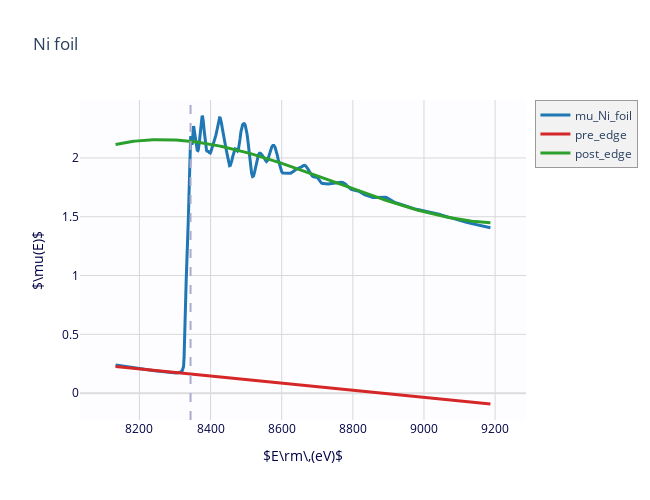
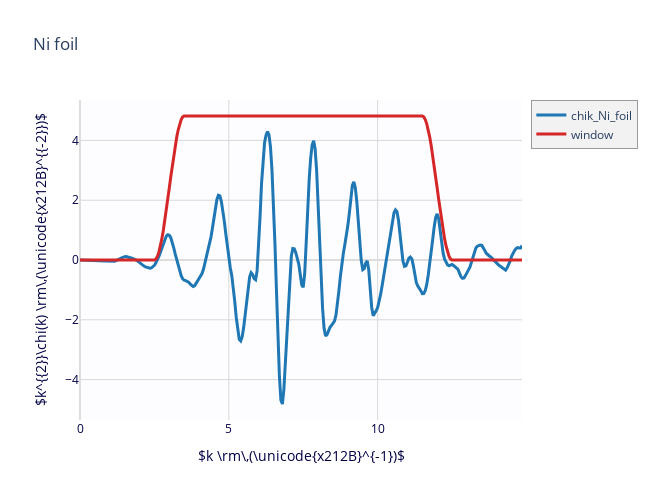
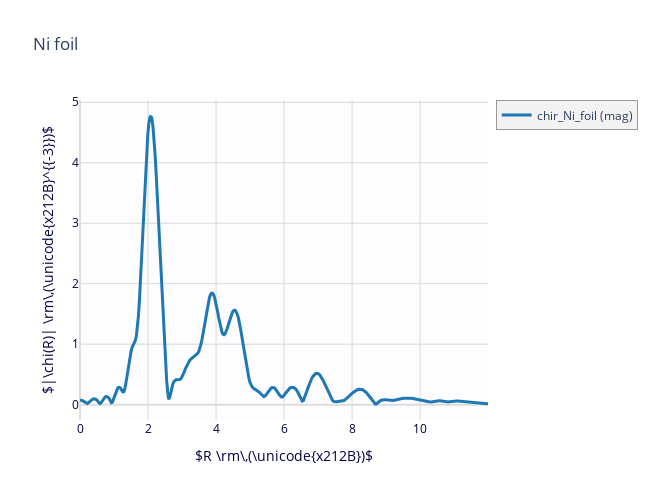
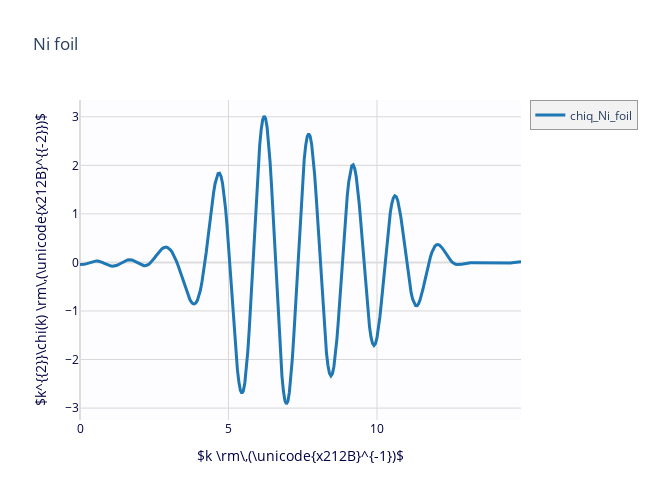

The notebook cell saved with these charts, in order:
### Markdown cell above
## 2: do fourier transform and plot all

## pre-process experimental data, prepare for fitting

### Code cell
sam_all_figs = {key_i: {} for key_i in datalist}

# Parameters, please check the next cell to see what these parameters mean.
kmin = 3
kmax = 12
kweight = 2

dk = 1
rmin = 1
rmax = 3
rmax_out = 12
window = 'hanning'

for key_i in datalist:
    xftf(data[key_i], kmin=kmin, kmax=kmax, kweight=kweight, dk=dk, window=window, rmax_out=rmax_out)
    xftr(data[key_i], rmin=rmin, rmax=rmax, dr=0, window=window)

    sam_all_figs[key_i]['mu']   = plot_mu(data[key_i], show_norm=False, show_flat=False, show_e0=True, show_pre=True, show_post=True, label=f'mu_{key_i}')
    sam_all_figs[key_i]['chik'] = plot_chik(data[key_i], kweight=kweight, label=f'chik_{key_i}')
    sam_all_figs[key_i]['chir'] = plot_chir(data[key_i], label=f'chir_{key_i}', show_window=False)
    sam_all_figs[key_i]['chiq'] = plot_chiq(data[key_i], label=f'chiq_{key_i}', show_chik=False, show_window=False)

# Optional overlay plots
# plot_traces(sam_all_figs['PH_2']['chiq'], sam_all_figs['PH_3']['chiq'])

### Figure 1 — Plotly figure (JSON) as saved in the notebook; plotly's stock layout.template omitted (floating-point values rounded to 4 significant figures; data arrays with more than 128 entries replaced by an {"elided": "..."} marker saying what was removed)
{"data": [{"line": {"color": "#1f77b4", "width": 3}, "name": "mu_Ni_foil", "type": "scatter", "uid": "1a01b8aa-6457-4d0a-bef2-22505b62d9dd", "x": {"elided": "463 float values"}, "y": {"elided": "463 float values"}}, {"line": {"color": "#d62728", "width": 3}, "name": "pre_edge", "type": "scatter", "uid": "f9b6aed7-90cd-43c0-9948-862dc4261e93", "x": {"elided": "463 float values"}, "y": {"elided": "463 float values"}}, {"line": {"color": "#2ca02c", "width": 3}, "name": "post_edge", "type": "scatter", "uid": "02f58772-2b39-45bb-8595-15161baf3a53", "x": {"elided": "463 float values"}, "y": {"elided": "463 float values"}}], "layout": {"height": 500, "hovermode": "closest", "legend": {"bgcolor": "#F2F2F2", "borderwidth": 0.5}, "plot_bgcolor": "#FDFDFF", "shapes": [{"line": {"color": "#AAC", "dash": "dash", "width": 2}, "type": "line", "x0": 8344.0, "x1": 8344.0, "xref": "x", "y0": 0, "y1": 1, "yref": "y domain"}], "showlegend": true, "title": {"text": "Ni foil"}, "width": 650, "xaxis": {"color": "#004", "gridcolor": "#D8D8D8", "range": [8033.0, 9287.0], "showgrid": true, "title": {"text": "$E\\rm\\,(eV)$"}, "zerolinecolor": "#DDD"}, "yaxis": {"color": "#004", "gridcolor": "#D8D8D8", "showgrid": true, "title": {"text": "$\\mu(E)$"}, "zerolinecolor": "#DDD"}}}

### Figure 2 — Plotly figure (JSON) as saved in the notebook; plotly's stock layout.template omitted (floating-point values rounded to 4 significant figures; data arrays with more than 128 entries replaced by an {"elided": "..."} marker saying what was removed)
{"data": [{"line": {"color": "#1f77b4", "width": 3}, "name": "chik_Ni_foil", "type": "scatter", "uid": "9ff3388c-8e50-4ad9-8839-82879d91ba0f", "x": {"elided": "298 float values"}, "y": {"elided": "298 float values"}}, {"line": {"color": "#d62728", "width": 3}, "name": "window", "type": "scatter", "uid": "253089e7-8575-4a20-9067-001fe3c9d010", "x": {"elided": "298 float values"}, "y": {"elided": "298 float values"}}], "layout": {"height": 500, "hovermode": "closest", "legend": {"bgcolor": "#F2F2F2", "borderwidth": 0.5}, "plot_bgcolor": "#FDFDFF", "showlegend": true, "title": {"text": "Ni foil"}, "width": 650, "xaxis": {"color": "#004", "gridcolor": "#D8D8D8", "range": [0, null], "showgrid": true, "title": {"text": "$k \\rm\\,(\\unicode{x212B}^{-1})$"}, "zerolinecolor": "#DDD"}, "yaxis": {"color": "#004", "gridcolor": "#D8D8D8", "showgrid": true, "title": {"text": "$k^{{2}}\\chi(k) \\rm\\,(\\unicode{x212B}^{{-2}})$"}, "zerolinecolor": "#DDD"}}}

### Figure 3 — Plotly figure (JSON) as saved in the notebook; plotly's stock layout.template omitted (floating-point values rounded to 4 significant figures; data arrays with more than 128 entries replaced by an {"elided": "..."} marker saying what was removed)
{"data": [{"line": {"color": "#1f77b4", "width": 3}, "name": "chir_Ni_foil (mag)", "type": "scatter", "uid": "f059b358-7a03-476f-ace8-d18d49413154", "x": {"elided": "392 float values"}, "y": {"elided": "392 float values"}}], "layout": {"height": 500, "hovermode": "closest", "legend": {"bgcolor": "#F2F2F2", "borderwidth": 0.5}, "plot_bgcolor": "#FDFDFF", "showlegend": true, "title": {"text": "Ni foil"}, "width": 650, "xaxis": {"color": "#004", "gridcolor": "#D8D8D8", "showgrid": true, "title": {"text": "$R \\rm\\,(\\unicode{x212B})$"}, "zerolinecolor": "#DDD"}, "yaxis": {"color": "#004", "gridcolor": "#D8D8D8", "showgrid": true, "title": {"text": "$|\\chi(R)| \\rm\\,(\\unicode{x212B}^{{-3}})$"}, "zerolinecolor": "#DDD"}}}

### Figure 4 — Plotly figure (JSON) as saved in the notebook; plotly's stock layout.template omitted (floating-point values rounded to 4 significant figures; data arrays with more than 128 entries replaced by an {"elided": "..."} marker saying what was removed)
{"data": [{"line": {"color": "#1f77b4", "width": 3}, "name": "chiq_Ni_foil", "type": "scatter", "uid": "4836c1ad-8886-484d-af41-7605ad1fc0eb", "x": {"elided": "298 float values"}, "y": {"elided": "298 float values"}}], "layout": {"height": 500, "hovermode": "closest", "legend": {"bgcolor": "#F2F2F2", "borderwidth": 0.5}, "plot_bgcolor": "#FDFDFF", "showlegend": true, "title": {"text": "Ni foil"}, "width": 650, "xaxis": {"color": "#004", "gridcolor": "#D8D8D8", "range": [0, 14.85], "showgrid": true, "title": {"text": "$k \\rm\\,(\\unicode{x212B}^{-1})$"}, "zerolinecolor": "#DDD"}, "yaxis": {"color": "#004", "gridcolor": "#D8D8D8", "showgrid": true, "title": {"text": "$k^{{2}}\\chi(k) \\rm\\,(\\unicode{x212B}^{{-2}})$"}, "zerolinecolor": "#DDD"}}}
